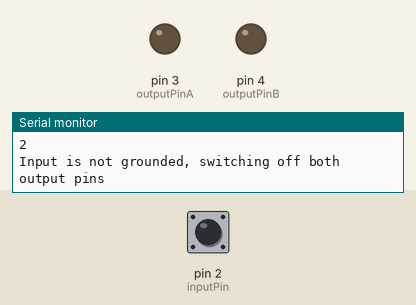
A sketch run on a simulated Arduino Uno, built with avr-gcc and run on an emulated ATmega328P. Parts: output pins drawn as LEDs (lit = HIGH), the last lines printed to the serial monitor. Dashed ring = blinking. The test bench sets the inputs (shaded band); at power-on: pin 2 (inputPin) HIGH.

Above: at 1.2 s.
1.3 s: pin 2 (inputPin) driven LOW
At 1.57 s:
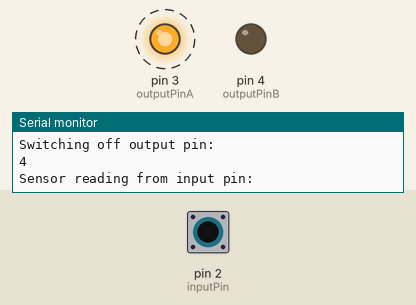
4.3 s: pin 2 (inputPin) driven HIGH
At 4.7 s:
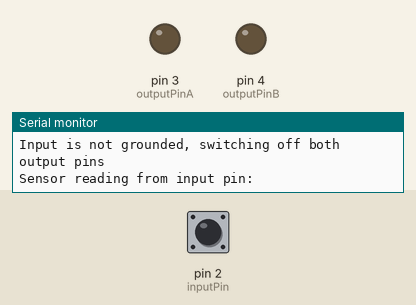
7.3 s: pin 2 (inputPin) pulsed LOW 2 times (0.12 s each, 0.3 s apart)
At 7.54 s:
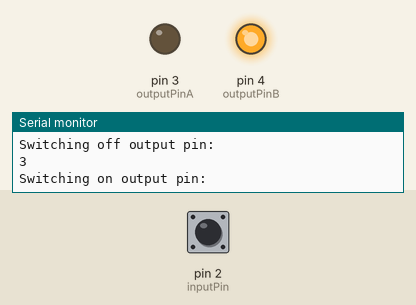
10.9 s: pin 2 (inputPin) pulsed LOW 5 times (0.12 s each, 0.3 s apart)
At 11.36 s:
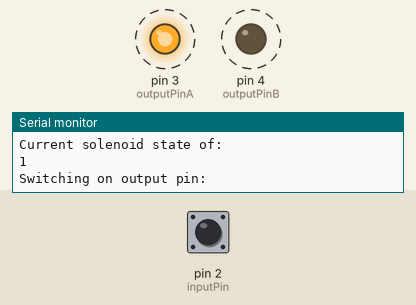
Timing chart, 0 to 13.9 s (numbered marks = the images above; inputs shaded):
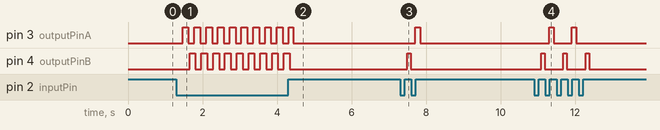

Measured:
- after the input at 1.3 s, pin 3 (outputPinA): alternates HIGH for 0.16 s and LOW for 0.16 s, starting after 0.16 s; pin 4 (outputPinB): alternates HIGH for 0.16 s and LOW for 0.16 s, starting after 0.35 s
- after the input at 4.3 s, pin 3 (outputPinA): goes on until 4.4 s, then stays LOW; pin 4 (outputPinB): goes on until 4.3 s, then stays LOW
- after the input at 7.3 s, pin 3 (outputPinA): LOW → HIGH after 0.41 s, → LOW 0.12 s later; pin 4 (outputPinB): LOW → HIGH after 0.19 s, → LOW 0.09 s later
- after the input at 10.9 s, pin 3 (outputPinA): alternates HIGH for 0.12 s and LOW for 0.47 s, 4 changes in all, then stays LOW, starting after 0.41 s; pin 4 (outputPinB): alternates HIGH for 0.09 s and LOW for 0.50 s, 6 changes in all, then stays LOW, starting after 0.19 s

The sketch:

stepper.ino
```cpp
const int inputPin = 2;
const int outputPinA = 3;
const int outputPinB = 4;

unsigned long previousMillis = 0;
const long interval = 1000 / 60;
bool solenoidState = false;

void setup() {
  Serial.begin(9600);
  pinMode(inputPin, INPUT);
  pinMode(outputPinA, OUTPUT);
  pinMode(outputPinB, OUTPUT);

  digitalWrite(outputPinA, LOW);
  digitalWrite(outputPinB, LOW);
}

void loop() {
  Serial.println("Sensor reading from input pin:");
  Serial.println(inputPin);

  int inputState = digitalRead(inputPin);

  if (inputState == LOW) {
    Serial.println("Input is pulled to ground");
    unsigned long currentMillis = millis();

    if (currentMillis - previousMillis >= interval) {
      previousMillis = currentMillis;

      solenoidState = !solenoidState;
      Serial.println("Current solenoid state of:");
      Serial.println(solenoidState);

      if (solenoidState) {
        Serial.println("Switching on output pin:");
        Serial.println(outputPinA);
        digitalWrite(outputPinA, HIGH);

        Serial.println("Switching off output pin:");
        Serial.println(outputPinB);
        digitalWrite(outputPinB, LOW);
      } else {
        Serial.println("Switching off output pin:");
        Serial.println(outputPinA);
        digitalWrite(outputPinA, LOW);

        Serial.println("Switching on output pin:");
        Serial.println(outputPinB);
        digitalWrite(outputPinB, HIGH);
      }
    }
  } else {
    Serial.println("Input is not grounded, switching off both output pins");
    digitalWrite(outputPinA, LOW);
    digitalWrite(outputPinB, LOW);
  }
}
```
